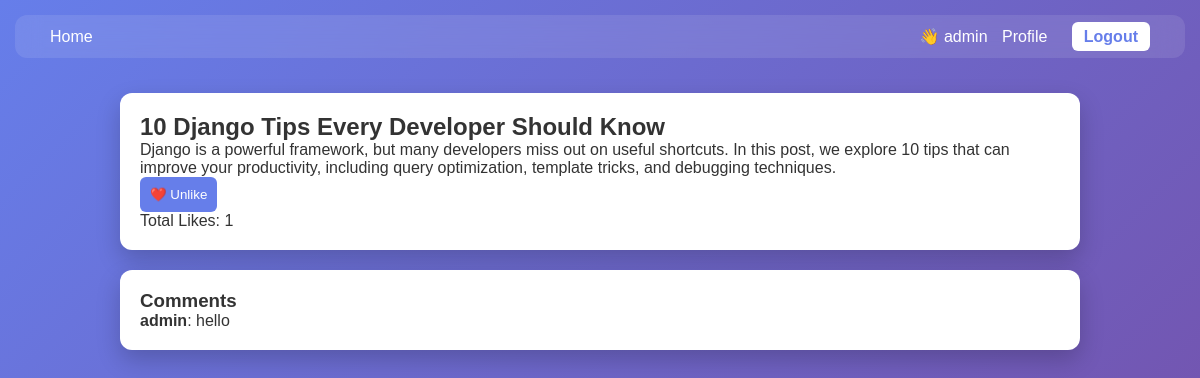
/blog/detail/1/ (signed in), run on an earlier commit of the app's database.
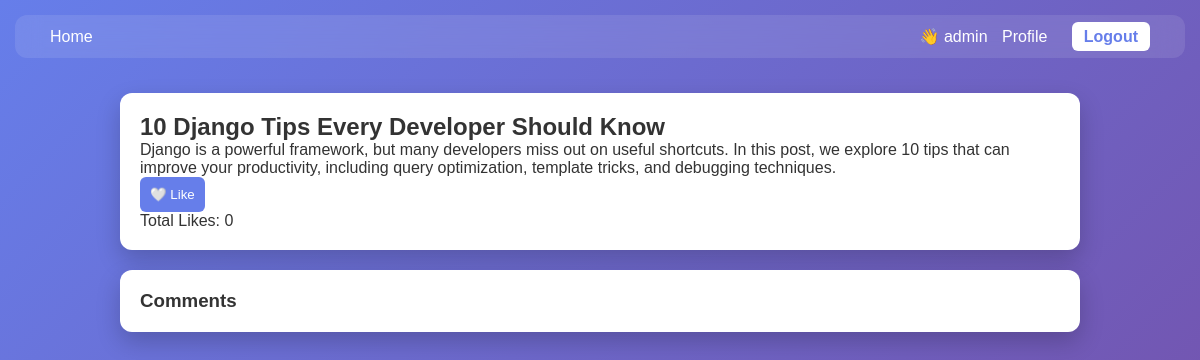
And on a later commit of the database.
### interactions/models.py (models this page shows, shortened)
class Comment(models.Model):
    user = models.ForeignKey(User, on_delete=models.CASCADE)
    post = models.ForeignKey(Post, on_delete=models.CASCADE)
    text = models.TextField()
    created_at = models.DateTimeField(auto_now_add=True)

### blog/views.py (the view)
# urls.py: path('detail/<int:id>/', blog_detail, name='blog_detail'),
def blog_detail(request, id):
    blog = get_object_or_404(Post, id=id)
    comments = Comment.objects.filter(post=blog).order_by('-created_at')
    likes_count = Like.objects.filter(post=blog).count()
    liked = False
    if request.user.is_authenticated:
        liked = Like.objects.filter(user=request.user, post=blog).exists()
    form = CommentForm()
    return render(request, 'blog/blog_detail.html', {
        'blog': blog,
        'comments': comments,
        'likes_count': likes_count,
        'liked': liked,
        'form': form
    })

### templates/blog/blog_detail.html (shortened to what this page needs)
{% extends 'base.html' %}
{% block content %}
<div class="card">
    <h2>{{ blog.title }}</h2>
    <p>{{ blog.content }}</p>
    <form method="post" action="{% url 'toggle_like' blog.id %}">
        <button>
            {% if liked %}❤️ Unlike{% else %}🤍 Like{% endif %}
        </button>
    </form>
    <p>Total Likes: {{ likes_count }}</p>
</div>
<div class="card">
    <h3>Comments</h3>
    {% for comment in comments %}
    <p><b>{{ comment.user.username }}</b>: {{ comment.text }}</p>
    {% endfor %}
</div>
{% endblock %}

What changed in the data, as far as the page shows it:
removed Comment: user.username "admin", text "hello"
Also different on the page:
{{ likes_count }}: "1" → "0"
text no longer shown: "❤️ Unlike"
text now shown: "🤍 Like"
